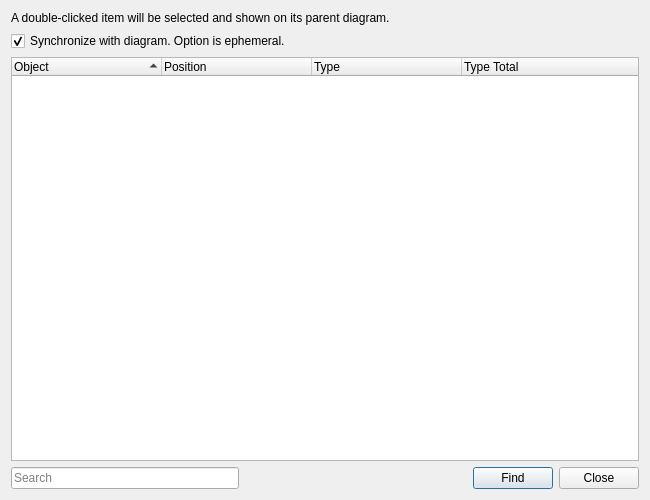
<?xml version="1.0" encoding="UTF-8"?>
<ui version="4.0">
 <class>glitch_find_objects</class>
 <widget class="QDialog" name="glitch_find_objects">
  <property name="geometry">
   <rect>
    <x>0</x>
    <y>0</y>
    <width>650</width>
    <height>500</height>
   </rect>
  </property>
  <property name="windowTitle">
   <string>Glitch: Find Objects</string>
  </property>
  <layout class="QVBoxLayout" name="verticalLayout">
   <item>
    <widget class="QLabel" name="label">
     <property name="text">
      <string>A double-clicked item will be selected and shown on its parent diagram.</string>
     </property>
     <property name="wordWrap">
      <bool>true</bool>
     </property>
    </widget>
   </item>
   <item>
    <widget class="QCheckBox" name="synchronize">
     <property name="text">
      <string>Synchronize with diagram. Option is ephemeral.</string>
     </property>
     <property name="checked">
      <bool>true</bool>
     </property>
    </widget>
   </item>
   <item>
    <widget class="glitch_structures_treewidget" name="tree">
     <property name="tabKeyNavigation">
      <bool>true</bool>
     </property>
     <property name="dragEnabled">
      <bool>true</bool>
     </property>
     <property name="dragDropMode">
      <enum>QAbstractItemView::DragOnly</enum>
     </property>
     <property name="alternatingRowColors">
      <bool>true</bool>
     </property>
     <property name="uniformRowHeights">
      <bool>true</bool>
     </property>
     <property name="sortingEnabled">
      <bool>true</bool>
     </property>
     <property name="animated">
      <bool>true</bool>
     </property>
     <attribute name="headerMinimumSectionSize">
      <number>150</number>
     </attribute>
     <attribute name="headerHighlightSections">
      <bool>true</bool>
     </attribute>
     <column>
      <property name="text">
       <string notr="true">Object</string>
      </property>
     </column>
     <column>
      <property name="text">
       <string>Position</string>
      </property>
     </column>
     <column>
      <property name="text">
       <string>Type</string>
      </property>
     </column>
     <column>
      <property name="text">
       <string>Type Total</string>
      </property>
     </column>
    </widget>
   </item>
   <item>
    <layout class="QHBoxLayout" name="horizontalLayout">
     <item>
      <widget class="QLineEdit" name="search">
       <property name="placeholderText">
        <string>Search</string>
       </property>
       <property name="clearButtonEnabled">
        <bool>true</bool>
       </property>
      </widget>
     </item>
     <item>
      <spacer name="horizontalSpacer">
       <property name="orientation">
        <enum>Qt::Horizontal</enum>
       </property>
       <property name="sizeHint" stdset="0">
        <size>
         <width>40</width>
         <height>20</height>
        </size>
       </property>
      </spacer>
     </item>
     <item>
      <widget class="QPushButton" name="find">
       <property name="text">
        <string>Find</string>
       </property>
      </widget>
     </item>
     <item>
      <widget class="QPushButton" name="close">
       <property name="text">
        <string>Close</string>
       </property>
       <property name="shortcut">
        <string>Ctrl+W</string>
       </property>
      </widget>
     </item>
    </layout>
   </item>
  </layout>
 </widget>
 <customwidgets>
  <customwidget>
   <class>glitch_structures_treewidget</class>
   <extends>QTreeWidget</extends>
   <header>glitch-structures-treewidget.h</header>
  </customwidget>
 </customwidgets>
 <resources/>
 <connections/>
</ui>
